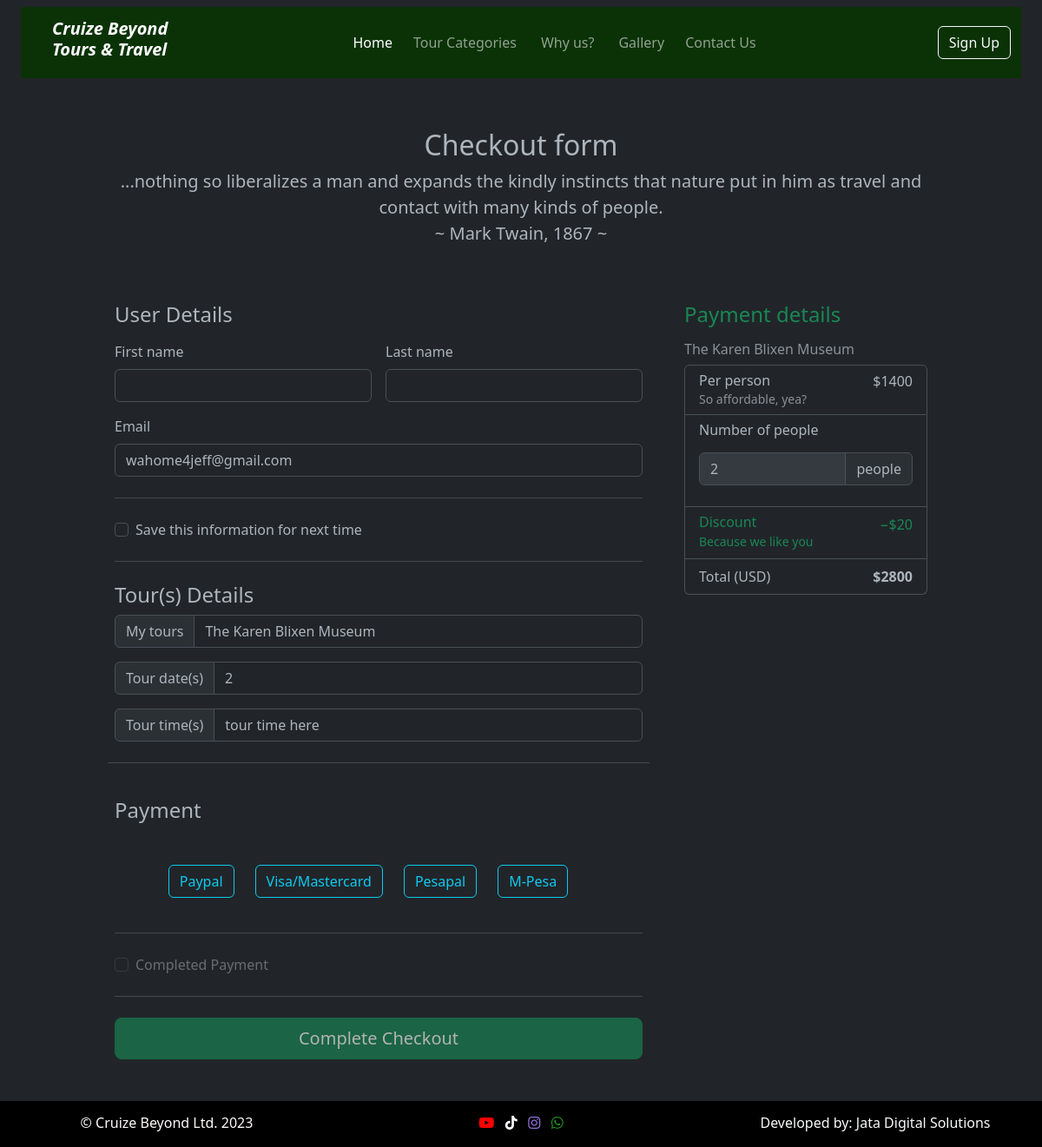
Page /checkout/25/ on the earlier database version.
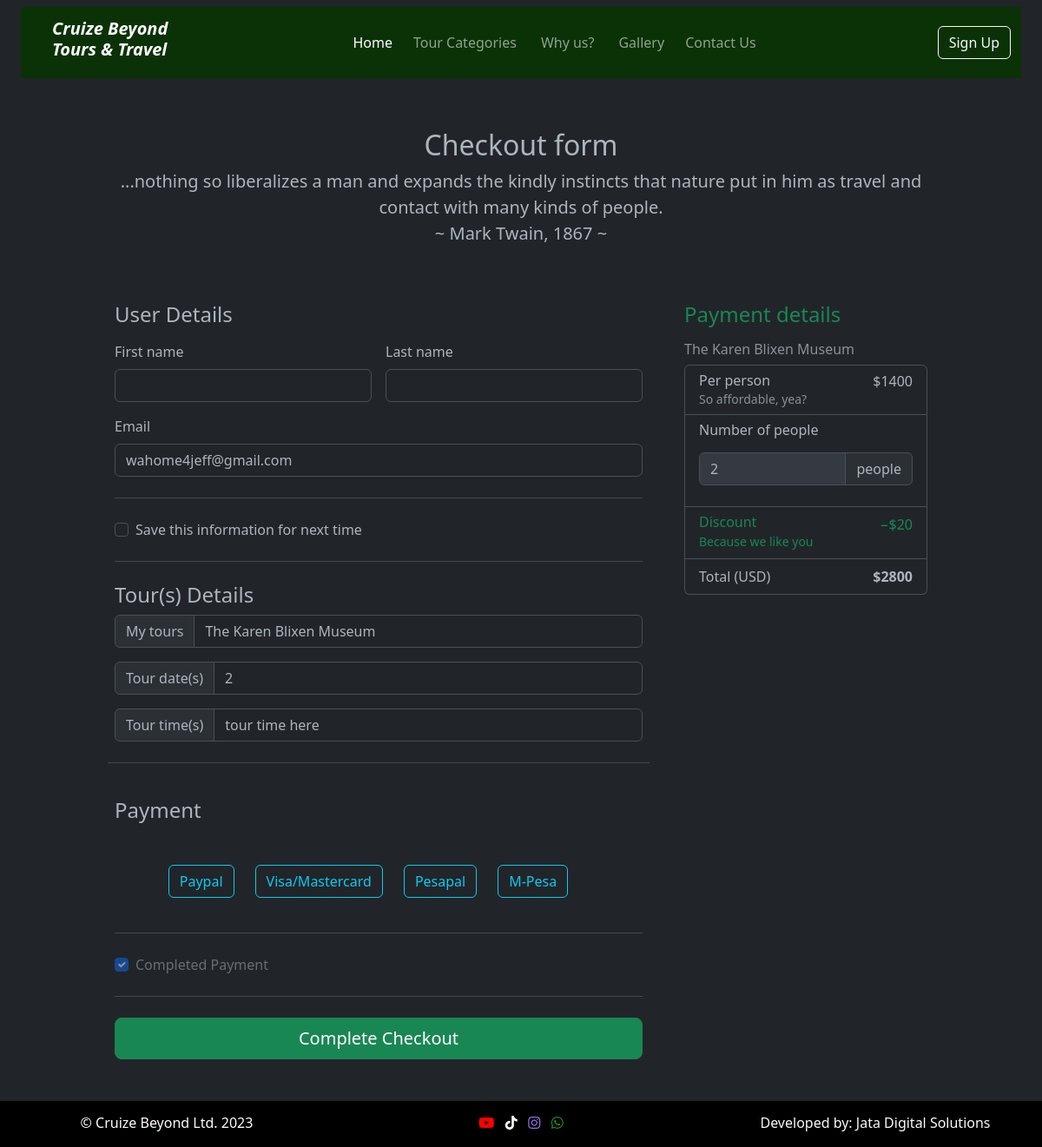
Same page on the later database version.
### base/models.py (models this page shows, shortened)
class Booking(models.Model):
    user = models.ForeignKey(User, on_delete=models.SET_NULL, null=True, related_name="booking_user")
    tour = models.ForeignKey(Destination, on_delete=models.SET_NULL,null=True, related_name="booking_tour")
    slots = models.IntegerField()
    paid = models.BooleanField(default=False)
    date = models.DateTimeField(auto_now_add=True)

class Destination(models.Model):
    categories = [
        ('Excursions', 'Excursions'),
        ('Safari Tours', 'Safari Tours'),
        ('Farm Tours', 'Farm Tours'),
        ('Hiking and Adventures Tours', 'Hiking and Adventures Tours')
    ]
    category = models.CharField(max_length=50, choices=categories)
    description = models.CharField(max_length=200, null=True)
    name = models.CharField(max_length=250, null=True)
    duration = models.IntegerField(null=True)
    amount = models.IntegerField(null=True)
    review = models.ForeignKey(Review, on_delete=models.CASCADE, null=True, related_name="destination_review")
    about = models.TextField()
    notes = models.TextField()
    schedule = models.TextField()
    itinerary = models.TextField()
    poster = models.ImageField()
    def __str__(self):
        return self.name

class User(AbstractUser):
    email = models.EmailField(unique=True)
    USERNAME_FIELD = 'email'
    REQUIRED_FIELDS = ['username']

### base/views.py (the view, shortened to what this page needs)
# urls.py: path("checkout/<int:booking_id>/", views.checkout, name="checkout"),
def checkout(request, booking_id):
    booking = Booking.objects.get(id=booking_id)
    try:
        payment = Payment.objects.get(booking=booking)
        payment_date = payment.date
        print(payment_date)
    except:
        print("Error in date")
    checkout = Booking.objects.filter(id=booking_id)
    price = booking.tour.amount
    people = booking.slots
    total = price*people
    booking = booking.id
    context = {
        "checkout" : checkout,
        "total" : total,
        'booking' : booking,
    }
    return render(request, "checkout.html", context)

### templates/checkout.html (shortened to what the changed rows need)
{% extends 'header.html' %}
{% block content %}
{% load static %}
<div class="container">
    <main id="checkoutContent">
        <div class="py-5 text-center" id="">
            <h2>Checkout form</h2>
        </div>
        {% if checkout %}
        {% for check in checkout %}
            <div class="row g-5">
                <div class="col-md-5 col-lg-4 order-md-last">
                    <h4 class="d-flex justify-content-between align-items-center mb-3" id="tourDetailsHeader">
                        <span class="text-success">Payment details</span>
                    </h4>
                    <h6 class="text-muted">{{check.tour}}</h6>
                    <ul class="list-group mb-3">
                        <li class="list-group-item d-flex justify-content-between lh-sm">
                            <div>
                                <h6 class="my-0">Per person</h6>
                                <small class="text-muted">So affordable, yea?</small>
                            </div>
                            <span class="">${{check.tour.amount}}</span>
                        </li>
                        <li class="list-group-item d-flex justify-content-between lh-sm">
                            <div>
                                <h6 class="my-0">Number of people</h6>
                                <div class="input-group my-3">
                                    <input type="text" class="form-control" placeholder="1,8,17..." aria-label="Number of people" aria-describedby="peopleNumber" value={{check.slots}} disabled>
                                    <span class="input-group-text" id="peopleNumber">people</span>
                                </div>
                            </div>
                        </li>
                        <li class="list-group-item d-flex justify-content-between">
                            <div class="text-success">
                                <h6 class="my-0">Discount</h6>
                                <small>Because we like you</small>
                            </div>
                            <span class="text-success">−$20</span>
                        </li>
                        <li class="list-group-item d-flex justify-content-between">
                            <span>Total (USD)</span>
                            <strong>${{total}}</strong>
                        </li>
                    </ul>
                </div>
                <div class="col-md-7 col-lg-8">
                    <h4 class="mb-3">User Details</h4>
                    <form class="needs-validation" novalidate action="" method="POST">
                        <div class="row g-3">
                            <div class="col-sm-6">
                                <label for="firstName" class="form-label">First name</label>
                                <input type="text" class="form-control" name="firstName" placeholder="" value="" required>
                            </div>
                            <div class="col-sm-6">
                                <label for="lastName" class="form-label">Last name</label>
                                <input type="text" class="form-control" name="lastName" placeholder="" value="" required>
                            </div>
                            <div class="col-12">
                                <label for="email" class="form-label">Email </label>
                                <input type="email" class="form-control" name="email" placeholder="you@example.com" value={{check.user.email}}>
                            </div>
                        </div>
                        <hr class="my-4">
                        <div class="form-check">
                            <input type="checkbox" class="form-check-input" id="save-info">
                            <label class="form-check-label" for="save-info">Save this information for next time</label>
                        </div>
                    <hr class="my-4">
                    <h4>Tour(s) Details</h4>
                        <div class="row g-3">
                            <div class="input-group col-auto">
                                <label class="input-group-text" for="tourDate">My tours</label>
                                <input class="form-control" type="text" value="{{check.tour}}" aria-label="tourDate" name="tour" readonly>
                            </div>
                                <div class="input-group col-auto">
                                    <label class="input-group-text" for="tourDate">Tour date(s)</label>
                                    <input class="form-control" type="text" value="{{check.tour.duration}}" aria-label="tourDate" name="tourDate" readonly>
                                </div>
                                <div class="input-group col-auto">
                                    <label class="input-group-text" for="tourTime">Tour time(s)</label>
                                    <input class="form-control" type="text" value="tour time here" aria-label="tourTime" name="tourTime" readonly>
                                </div>
                            <hr class="my-4">
                        <h4 class="mb-3">Payment</h4>
                        <div class="row justify-content-center my-3 gy-3">
                            <div class="col-auto">
                                <a href="{% url 'paypal-test' booking %}" class="btn btn-outline-info" role="button" >Paypal</a>
                            </div>
                            <div class="col-auto">
                                <a class="btn btn-outline-info" role="button" data-bs-toggle="modal" data-bs-target="#stripeModal" >Visa/Mastercard</a>
                            </div>
                            <div class="col-auto">
                                <a class="btn btn-outline-info" role="button" data-bs-toggle="modal" data-bs-target="#pesapalModal" >Pesapal</a>
                            </div>
                            <div class="col-auto">
                                <button type="button" class="btn btn-outline-info" data-bs-toggle="modal" data-bs-target="#m-pesaModal">M-Pesa</button>
                            </div>
                        </div>
                        </div>
                        <hr class="my-4">
                        <div class="form-check">
                            {% if check.paid == True %}
                                <input class="form-check-input" type="checkbox" value="" id="flexCheckCheckedDisabled" checked disabled>
                            {% else %}
                                <input class="form-check-input" type="checkbox" value="" id="flexCheckDisabled" disabled>
                            {% endif %}
                            <label class="form-check-label" for="flexCheckDisabled">
                              Completed Payment
                            </label>
                        </div>
                        <hr class="my-4">
                        {% if check.paid == True %}
                            <button class="w-100 btn btn-success btn-lg mb-5" type="submit">Complete Checkout</button>
                        {% else %}
                            <button class="w-100 btn btn-success btn-lg mb-5" type="submit" disabled>Complete Checkout</button>
                        {% endif %}
                    </form>
                </div>
            </div>
        {% endfor %}
        {% endif %}
    </main>
</div>
{% endblock content %}

Differences in the rows shown:
changed Booking "The Karen Blixen Museum": paid False → True (drawn); value "☐" → "☑"
